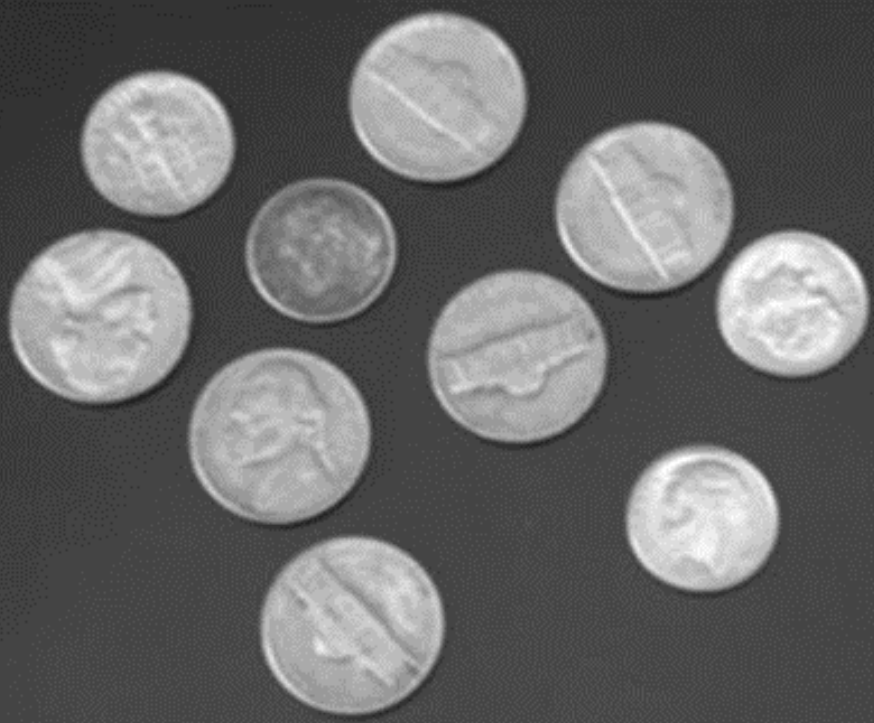
#> input picture learnOpencv/hough/c++/32.png, 874 x 723 px
$ python main.py
#> lines starting #> are read from the running program, lines starting #| are printed output that depends on the picture; after the words box and inside, x2 and y2 are one past the last pixel; in counts of white or black regions, pixels touching at a corner belong together
import cv2 as cv
import numpy as np

image = cv.imread("../c++/32.png")
#> image is the input picture: shape (723, 874, 3); min 31, max 255, mean 103.5
height = image.shape[0]
#> height = 723
width = image.shape[1]
#> width = 874
cir = np.zeros((height, width, 3), np.uint8)
cv.imshow("initial", image)

gray_image = cv.cvtColor(image, cv.COLOR_BGR2GRAY)
gray_image = cv.GaussianBlur(gray_image, (9, 9), 2, 2)
circles = cv.HoughCircles(gray_image, cv.HOUGH_GRADIENT, 1, 20, param1=100, param2=53)
#> circles = [[517.5, 359.5, 88.8], [275.5, 436.5, 86.5], [353.5, 629.5, 92.2], [438.5, 100.5, 87.1], [646.5, 208.5, 85.7], [322.5, 249.5, 72.4], [704.5, 518.5, 72.7], [793.5, 303.5, 72.1], [160.5, 143.5, 71.5], [92.5, 318.5, 82.7]]
print("Number of circles: ", circles.shape[1])
#| Number of circles:  10
circles = np.uint16(circles)
#> circles = [[517, 359, 88], [275, 436, 86], [353, 629, 92], [438, 100, 87], [646, 208, 85], [322, 249, 72], [704, 518, 72], [793, 303, 72], [160, 143, 71], [92, 318, 82]]
for i in circles[0, :]:
    center = (i[0], i[1])
    radius = i[2]
    color1 = (np.random.randint(0, 256), np.random.randint(0, 256), np.random.randint(0, 256))
    cv.circle(cir, center, radius, color1, -1)
    color2 = (np.random.randint(0, 256), np.random.randint(0, 256), np.random.randint(0, 256))
    cv.circle(cir, center, 3, color2, -1)
#> this loop made 10 passes
#> (center, radius, color1, color2) on passes 1 to 10: ((517, 359), 88, (172, 47, 117), (192, 67, 251)), ((275, 436), 86, (195, 103, 9), (211, 21, 242)), ((353, 629), 92, (36, 87, 70), (216, 88, 140)), ((438, 100), 87, (58, 193, 230), (39, 87, 174)), ((646, 208), 85, (88, 81, 165), (25, 77, 72)), ((322, 249), 72, (9, 148, 115), (208, 243, 197)), ((704, 518), 72, (254, 79, 175), (192, 82, 99)), ((793, 303), 72, (216, 177, 243), (29, 147, 147)), ((160, 143), 71, (142, 167, 32), (193, 9, 185)), ((92, 318), 82, (127, 32, 31), (202, 244, 151))
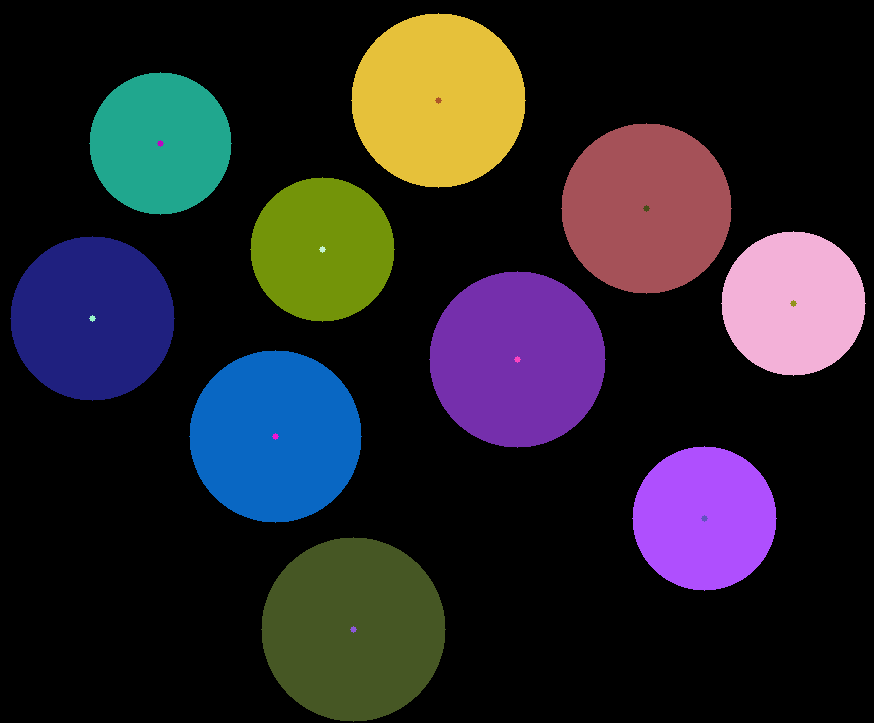
#> cir: shape (723, 874, 3); mean of channels 0, 1, 2 40.8, 35, 37.9; drawn as B, G, R

copy = cir.copy()
cir = cv.cvtColor(cir, cv.COLOR_BGR2GRAY)
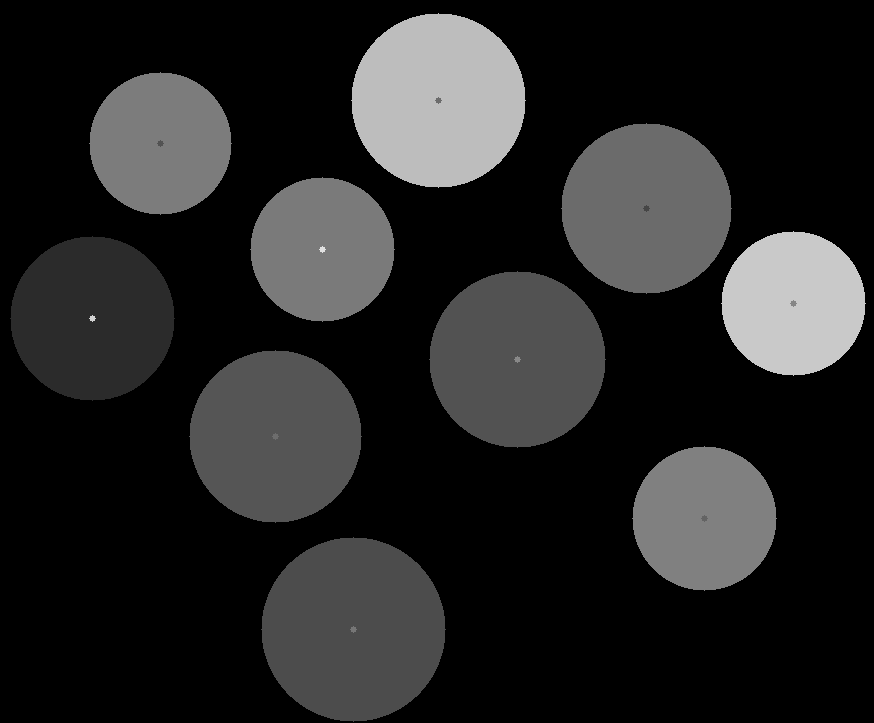
#> cir: shape (723, 874); min 0, max 225, mean 36.6
num, labels, stats, centroids = cv.connectedComponentsWithStats(cir)
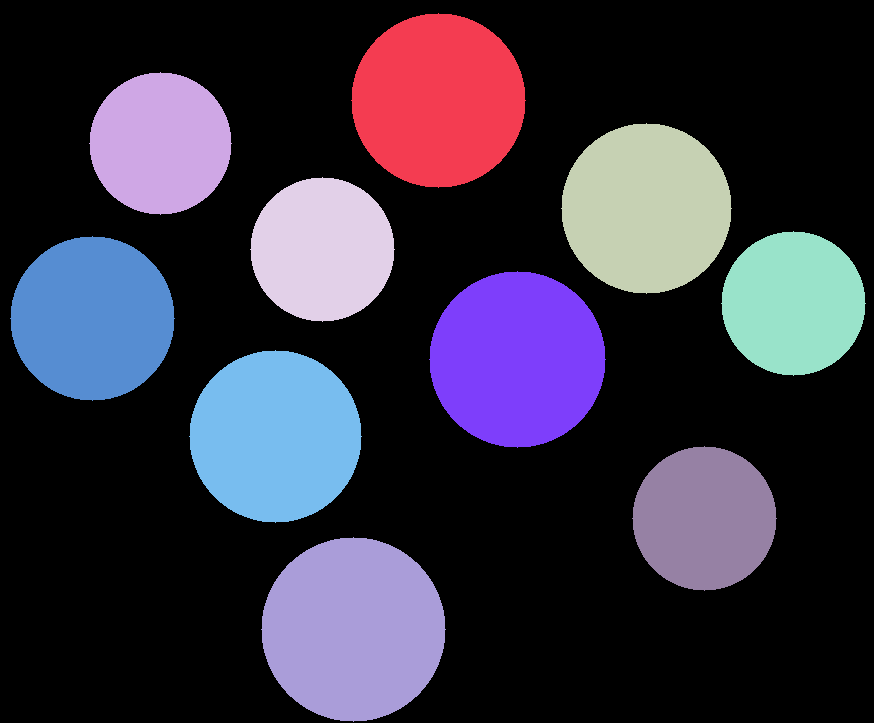
#> labels: shape (723, 874) int32; 11 distinct labels, from 0 to 10; one colour per label, 0 black
#> num = 11; stats = [[0, 0, 874, 723, 425700], [351, 13, 175, 175, 23769], [89, 72, 143, 143, 15813], [561, 123, 171, 171, 22701], [250, 177, 145, 145, 16241], [721, 231, 145, 145, 16241], [10, 236, 165, 165, 21101], [429, 271, 177, 177, 24313], [189, 350, 173, 173, 23217], [632, 446, 145, 145, 16241], [261, 537, 185, 185, 26565]]; centroids = [[442.6, 373.8], [438, 100], [160, 143], [646, 208], [322, 249], [793, 303], [92, 318], [517, 359], [275, 436], [704, 518], [353, 629]]
for i in range(1, num):
    left = stats[i, cv.CC_STAT_LEFT]
    top = stats[i, cv.CC_STAT_TOP]
    width = stats[i, cv.CC_STAT_WIDTH]
    height = stats[i, cv.CC_STAT_HEIGHT]
    cv.rectangle(copy, (left, top), (left+width, top+height), (0, 255, 0), 2)
#> this loop made 10 passes
#> (left, top, width, height) on passes 1 to 10: (351, 13, 175, 175), (89, 72, 143, 143), (561, 123, 171, 171), (250, 177, 145, 145), (721, 231, 145, 145), (10, 236, 165, 165), (429, 271, 177, 177), (189, 350, 173, 173), (632, 446, 145, 145), (261, 537, 185, 185)
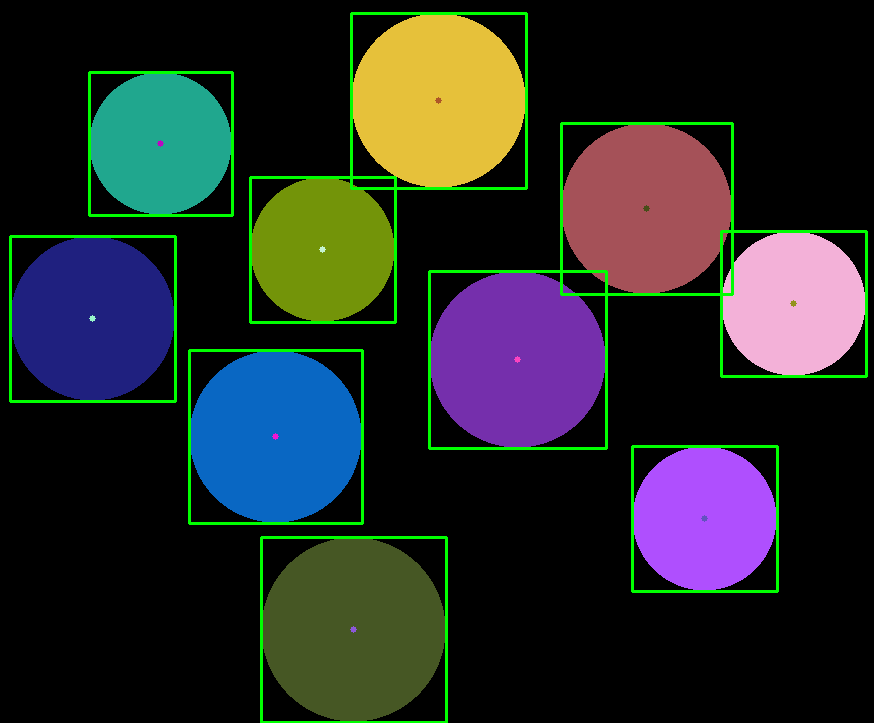
#> copy: shape (723, 874, 3); 3.04% of pixels changed, all inside (x1, y1, x2, y2) = (9, 12, 868, 723); drawn as B, G, R
cv.imshow("after", copy)
cv.waitKey(0)
